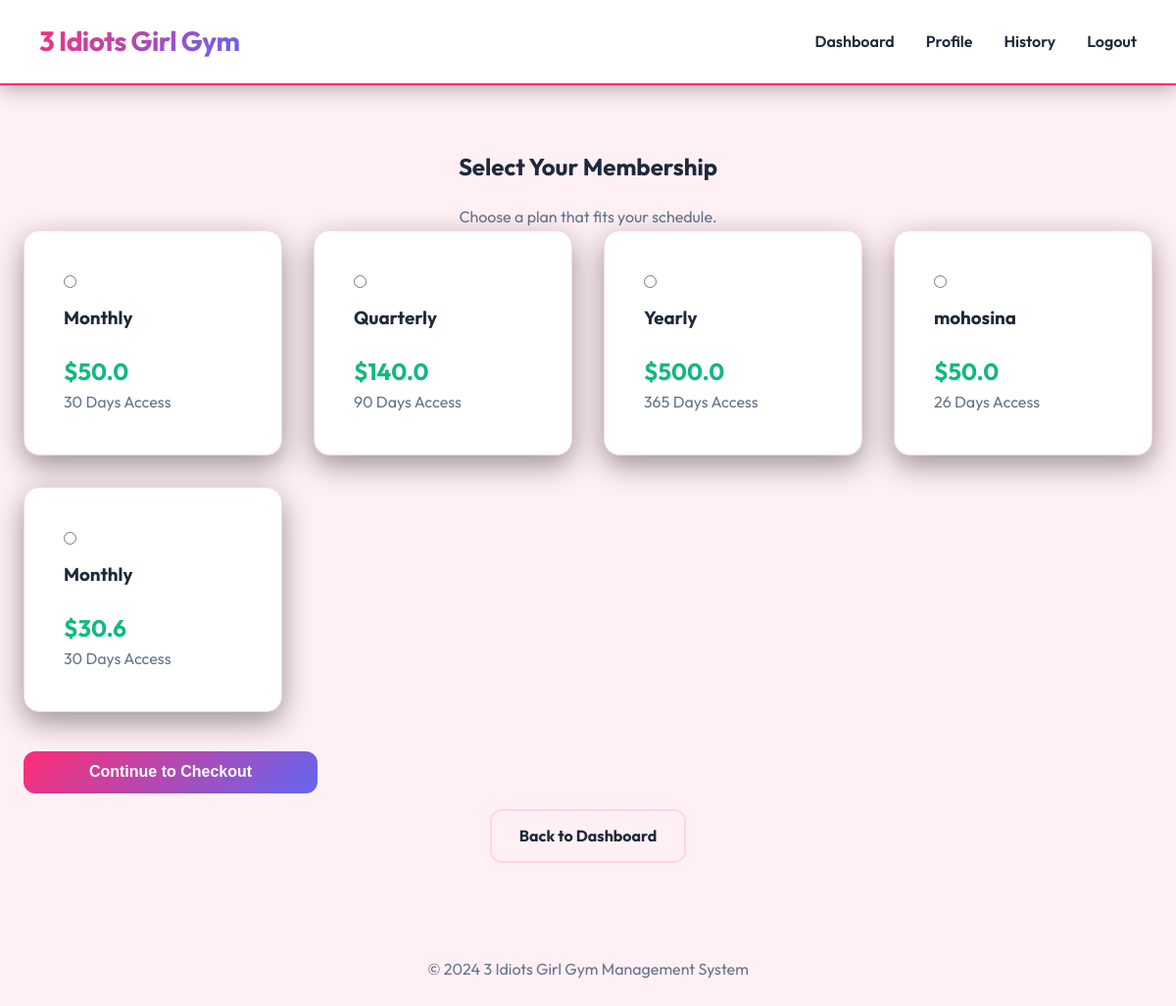
The page /membership (signed in) on the database its author committed.
### tables this page shows
CREATE TABLE membership_plans (
    id INTEGER PRIMARY KEY AUTOINCREMENT,
    plan_name TEXT,
    duration_days INTEGER,
    price REAL
);

### app.py (the view)
@app.route("/membership", methods=["GET", "POST"])
def membership():
    if "member_id" not in session:
        return redirect("/login")
    conn  = get_db()
    plans = conn.execute("SELECT * FROM membership_plans").fetchall()
    conn.close()
    if request.method == "POST":
        plan_id = request.form.get("plan_id")
        if not plan_id:
            flash("Please select a plan.", "warning")
            return redirect("/membership")
        return redirect(f"/checkout/{plan_id}")
    return render_template("membership.html", plans=plans)

### app.py (called while the page is built)
def get_db():
    conn = sqlite3.connect(DATABASE)
    conn.row_factory = sqlite3.Row
    return conn

### templates/membership.html (shortened to what this page needs)
{% extends "base.html" %}
{% block content %}
<div class="page-wrapper">
  <h2 class="text-center">Select Your Membership</h2>
  <p class="text-center text-muted mb-4">Choose a plan that fits your schedule.</p>
  <form method="POST">
    <div class="stats-grid">
      {% for plan in plans %}
      <div class="card" style="margin-bottom: 0;">
        <label style="cursor: pointer; display: block; height: 100%;">
          <input type="radio" name="plan_id" value="{{ plan['id'] }}" required style="margin-bottom: 1rem;">
          <h3 style="margin-top: 0;">{{ plan['plan_name'] }}</h3>
          <p style="font-size: 1.5rem; font-weight: bold; color: var(--success-color);">${{ plan['price'] }}</p>
          <p class="text-muted">{{ plan['duration_days'] }} Days Access</p>
        </label>
      </div>
      {% endfor %}
    </div>
    <div class="text-center mt-4">
      <button type="submit" class="btn btn-primary btn-full" style="max-width: 300px;">Continue to Checkout</button>
      <div class="mt-3">
        <a href="/dashboard" class="btn btn-outline">Back to Dashboard</a>
      </div>
    </div>
  </form>
</div>
{% endblock %}

### templates/base.html (shortened to what this page needs)
<!DOCTYPE html>
<html lang="en">
<head>
  <link rel="stylesheet" href="{{ url_for('static', filename='style.css') }}">
</head>
<body>
  <nav class="navbar">
    <a href="/" class="navbar-brand">3 Idiots Girl Gym</a>
    <ul class="navbar-nav">
      {% if session.get('member_id') %}
        <li><a href="/dashboard">Dashboard</a></li>
        <li><a href="/profile">Profile</a></li>
        <li><a href="/payment_history">History</a></li>
        <li><a href="/logout">Logout</a></li>
      {% elif session.get('admin') %}
        <li><a href="/admin">Admin Home</a></li>
        <li><a href="/admin/members">Members</a></li>
        <li><a href="/admin/plans">Plans</a></li>
        <li><a href="/admin/payments">Payments</a></li>
        <li><a href="/admin/logout">Logout</a></li>
      {% else %}
        <li><a href="/login">Login</a></li>
        <li><a href="/register">Register</a></li>
      {% endif %}
    </ul>
  </nav>
  <div class="container">
    {% block content %}{% endblock %}
  </div>
  <footer class="text-center text-muted" style="padding: 2rem 0;">
    <p>&copy; 2024 3 Idiots Girl Gym Management System</p>
  </footer>
</body>
</html>

### static/style.css (style rules this page uses)
:root { --primary-color: #ff2d75; --primary-hover: #e02568; --secondary-color: #6366f1; --success-color: #10b981; --danger-color: #f43f5e; --warning-color: #f59e0b; --info-color: #0ea5e9; --dark-color: #1e293b; --nav-bg: #ffffff; --body-bg: #fff0f5; --card-bg: #ffffff; --card-border: #ffd6e0; --text-main: #1e293b; --text-muted: #64748b; --accent-gradient: linear-gradient(135deg, #ff2d75 0%, #6366f1 100%); }
* { box-sizing: border-box; margin: 0; padding: 0; }
body { font-family: 'Outfit', sans-serif; background-color: var(--body-bg); color: var(--text-main); line-height: 1.6; }
.navbar { display: flex; justify-content: space-between; align-items: center; padding: 1.25rem 2.5rem; background-color: var(--nav-bg); border-bottom: 2px solid var(--primary-color); box-shadow: 0 4px 20px rgba(0,0,0,0.3); }
.navbar-brand { font-size: 1.75rem; font-weight: 700; text-decoration: none; background: var(--accent-gradient); -webkit-background-clip: text; background-clip: text; -webkit-text-fill-color: transparent; letter-spacing: -0.5px; }
.navbar-nav { display: flex; list-style: none; gap: 2rem; }
.navbar-nav a { color: var(--text-main); text-decoration: none; font-weight: 600; font-size: 1rem; transition: color 0.3s cubic-bezier(0.4, 0, 0.2, 1); }
.container { max-width: 1200px; margin: 3rem auto; padding: 0 1.5rem; }
.page-wrapper { padding: 1rem 0; }
.card { background-color: var(--card-bg); padding: 2.5rem; border-radius: 16px; border: 1px solid var(--card-border); box-shadow: 0 10px 30px rgba(0, 0, 0, 0.4); margin-bottom: 2.5rem; }
h1, h2, h3 { margin-bottom: 1.25rem; font-weight: 700; }
.text-center { text-align: center; }
.text-muted { color: var(--text-muted); }
.btn { display: inline-block; padding: 0.8rem 1.75rem; border: none; border-radius: 12px; cursor: pointer; text-decoration: none; font-size: 1rem; font-weight: 700; transition: all 0.3s ease; text-align: center; }
.btn-primary { background: var(--accent-gradient); color: #fff; }
.btn-outline { background-color: transparent; border: 2px solid var(--card-border); color: var(--text-main); }
.btn-full { width: 100%; display: block; margin-top: 1rem; }
.stats-grid, .nav-grid { display: grid; grid-template-columns: repeat(auto-fit, minmax(260px, 1fr)); gap: 2rem; margin-bottom: 2.5rem; }
.mt-3 { margin-top: 1rem; }
.mt-4 { margin-top: 2rem; }

### rows shown on the page
membership_plans: plan_name "Monthly", price "50.0", duration_days "30"
membership_plans: plan_name "Quarterly", price "140.0", duration_days "90"
membership_plans: plan_name "Yearly", price "500.0", duration_days "365"
membership_plans: plan_name "mohosina", price "50.0", duration_days "26"
membership_plans: plan_name "Monthly", price "30.6", duration_days "30"
